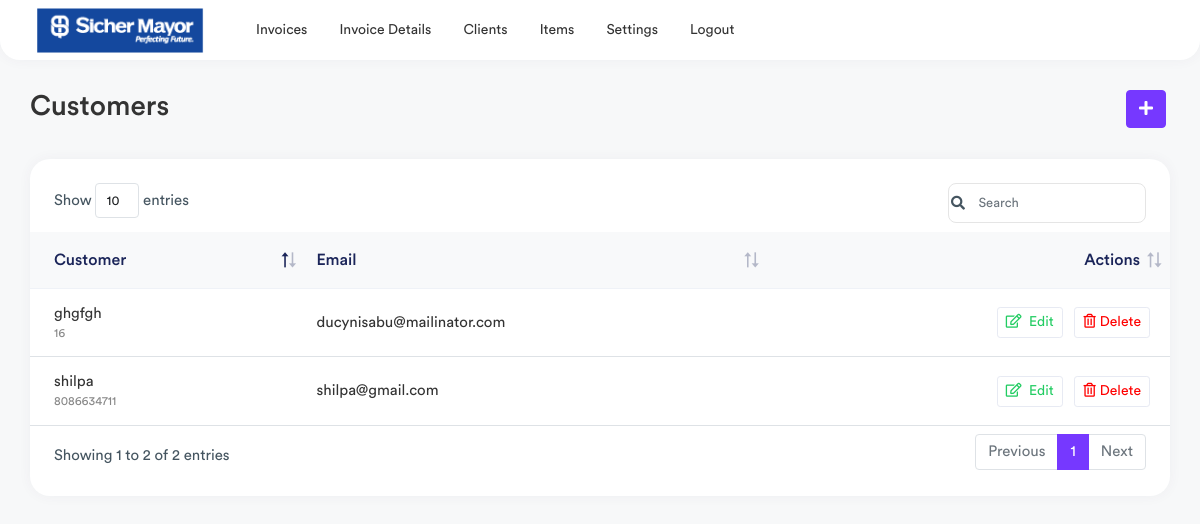
The page /clients (signed in) on the database its author committed.
### invoice/models.py (models this page shows, shortened)
class ClientDetails(models.Model):
    name = models.CharField(max_length=200,null=True)
    email = models.CharField(max_length=200,null=True)
    address = models.CharField(max_length=500,null=True)
    city = models.CharField(max_length=500,null=True)
    country = models.CharField(max_length=50,null=True)
    zipcode = models.CharField(max_length=20,null=True)
    phone = models.CharField(max_length=20,unique=True,null=True)
    class Meta:
        verbose_name_plural = ("Clientdetail")

### invoice/views.py (the view)
# urls.py: path('clients',views.clients, name='clients'),
@login_required(login_url="/login-page/")
def clients(request):
    clients = ClientDetails.objects.all()
    context = {
        "clients":clients,
    }
    return render(request,'client-list.html',context)

### templates/client-list.html (shortened to what this page needs)
{% extends 'base.html' %}
{% load static %}
{% block content %}
<div class="page-wrapper">
    <div class="content container-fluid">
        <div class="page-header">
            <div class="row align-items-center">
                <div class="col">
                    <h3 class="page-title">Customers</h3>
                </div>
                <div class="col-auto">
                    <a href="{% url 'invoice:addClients' %}" class="btn btn-primary me-1">
                        <i class="fas fa-plus"></i>
                    </a>
                </div>
            </div>
        </div>
        <div class="row">
            <div class="col-sm-12">
                <div class="card card-table">
                    <div class="card-body">
                        <div class="table-responsive">
                            <table class="table table-center table-hover datatable">
                                <thead class="thead-light">
                                    <tr>
                                        <th>Customer</th>
                                        <th>Email</th>
                                        <th class="text-end">Actions</th>
                                    </tr>
                                </thead>
                                <tbody>
                                    {% for client in clients %}
                                    <tr>
                                        <td>
                                            <h2 class="table-avatar">
                                                <a href="profile.html">{{client.name}} <span>{{client.phone}}</span></a>
                                            </h2>
                                        </td>
                                        <td>{{client.email}}
                                        </td>
                                        <td class="text-end">
                                            <a href="{% url 'invoice:edit_customer' client.id %}"
                                                class="btn btn-sm btn-white text-success me-2"><i
                                                    class="far fa-edit me-1"></i> Edit</a>
                                            <a onclick="deleteClient({{client.id}})"
                                                class="btn btn-sm btn-white text-danger me-2"><i
                                                    class="far fa-trash-alt me-1"></i>Delete</a>
                                        </td>
                                    </tr>
                                    {% endfor %}
                                </tbody>
                            </table>
                        </div>
                    </div>
                </div>
            </div>
        </div>
    </div>
</div>
{% endblock %}

### rows shown on the page
ClientDetails: name "shilpa", phone "8086634711", email "shilpa@gmail.com"
ClientDetails: name "ghgfgh", phone "16", email "ducynisabu@mailinator.com"
